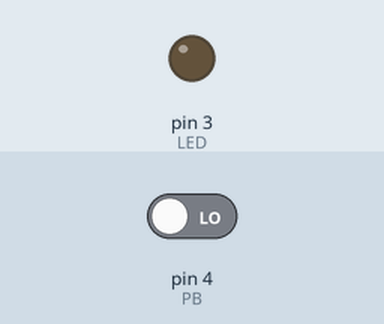
The sketch below on a simulated Arduino Uno, built with avr-gcc and run on an emulated ATmega328P. Parts: output pins drawn as LEDs (lit = HIGH). The test bench sets the inputs (shaded band); at power-on: pin 4 (PB) LOW.

Above: at 1.2 s.
1.3 s: pin 4 (PB) driven HIGH
At 1.78 s:
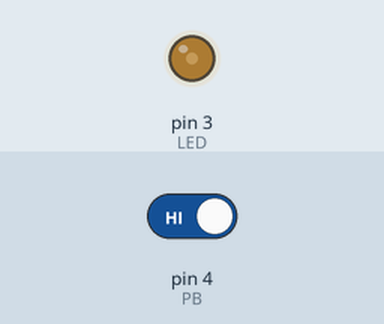
At 2.38 s:
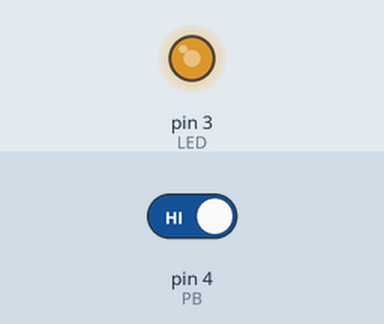
4.3 s: pin 4 (PB) driven LOW
At 5.5 s:
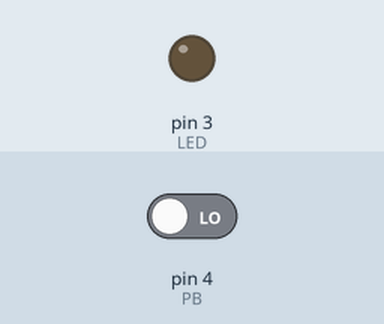
Timing chart, 0 to 7.3 s (numbered marks = the images above; inputs shaded):
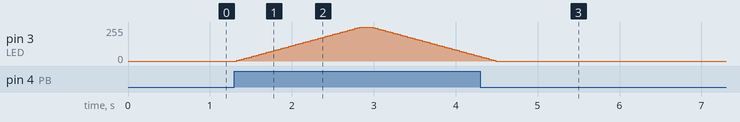

The sketch:

TP4code2.ino
```cpp
#define LED 3
#define PB 4
void setup() {
  pinMode(LED,OUTPUT);
  pinMode(PB,INPUT);
}

void loop() {
 if(digitalRead(PB)==1)
 {

   for(int i = 0;i<=255;i+=5)
   {

    analogWrite(LED,i);
    delay(30);
    }
    delay(100);

    for(int i = 255;i>=0;i-=5)
  {
    analogWrite(LED,i);
    delay(30);
    }
     delay(100);
  }

}
```

Measured:
- after the input at 1.3 s, pin 3 (LED): rises from 0/255 to 255/255 in 1.5 s, then falls to 35/255 in 1.5 s
- after the input at 4.3 s, pin 3 (LED): goes on until 4.5 s, then stays 0/255
